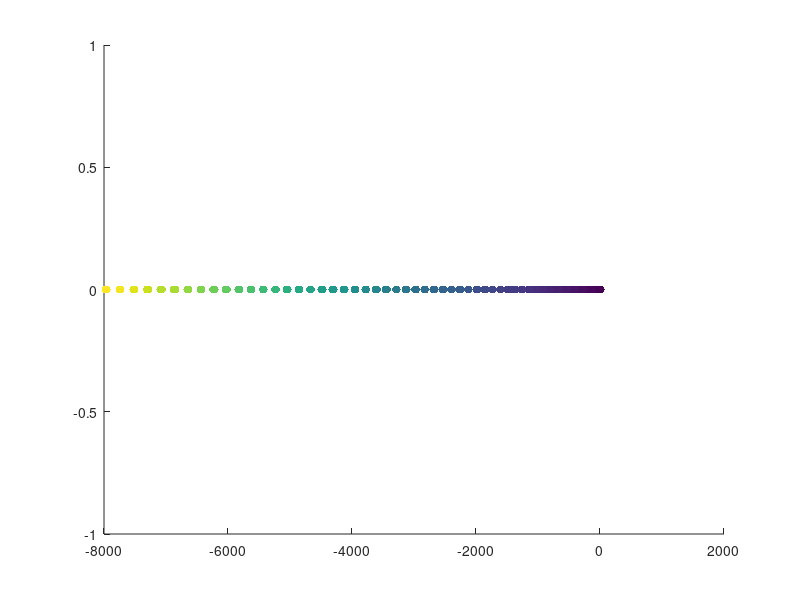

Reproduce this figure in MATLAB.
clc;                                               
clear all;

fprintf('algoritmo engambre de particulas(PSO)\n\n')
fprintf('Fx = -(x^5)+5*(x^3)+20*x-5\n')


%se inicalizan los valores constantes 
c1=1;
c2=1;

% funcion objetivo
Fx = @(x) -(x^5)+5*(x^3)+20*x-5;


%1. posiciones iniciales 
x1(1) = -2.0;
x2(1) = 0.0;
x3(1) = 1.0;
x4(1) = 3.0;

fprintf('\n1. posiciones iniciales\n x1(1)=-2\n x2(1)=0\n x3(1)=1\n x4(1)=3\n\n')

%2. evaluar primer fitness
f1(1) = Fx(x1(1));
f2(1) = Fx(x2(1));
f3(1) = Fx(x3(1));
f4(1) = Fx(x4(1));

fprintf('2. fitness inicial\n f1(%.0f)=%.4f',1,f1(1));
fprintf('\n f2(%.0f)=%.4f',1,f2(1));
fprintf('\n f3(%.0f)=%.4f',1,f3(1));
fprintf('\n f4(%.0f)=%.4f\n',1,f4(1));



%condicion inicial para encontrar el mejor pbest
fi1=f1(1);
fi2=f1(1);
fi3=f1(1);
fi4=f1(1);
pbest1=x1(1);
pbest2=x2(1);
pbest3=x3(1);
pbest4=x4(1);

%3. velocidad inicial
v1(1)=0;
v2(1)=0;
v3(1)=0;
v4(1)=0;

fprintf('\n3. velocidad inicial\n v1(%.0f)=%.4f',1,v1(1));
fprintf('\n v2(%.0f)=%.4f',1,v2(1));
fprintf('\n v3(%.0f)=%.4f',1,v3(1));
fprintf('\n v4(%.0f)=%.4f\n',1,v4(1));


% 4. a.hallar mejor valor historico pbest

for x=2:100
    
     fprintf('\n\niteracion numero %.0f\n\n',x-1);
     
     for y=2:x
        if(f1(y-1)>fi1)
        fi1=f1(y-1);
        pbest1 = x1(y-1);
        end 
        if(f2(y-1)>fi2)
        fi2=f2(y-1);
        pbest2 = x2(y-1);
        end 
        if(f3(y-1)>fi3)
        fi3=f3(y-1);
        pbest3 = x3(y-1);
        end 
        if(f4(y-1)>fi4)
        fi4=f4(y-1);
        pbest4 = x4(y-1);
        end  
     end
     
     fprintf('\n4.\n a. hallar pbest \n pbest1=%.4f',pbest1);
     fprintf('\n pbest2=%.4f',pbest2);
     fprintf('\n pbest3=%.4f',pbest3);
     fprintf('\n pbest4=%.4f\n',pbest4);
   
    
    % hallar gbest
    
    best=Fx(pbest1);
    gbest=pbest1;
    
    if(Fx(pbest2)>best)
        best=Fx(pbest2);
        gbest=pbest2;
    end
    if(Fx(pbest3)>best)
        best=Fx(pbest3);
        gbest=pbest3;
 	  end
    if(Fx(pbest4)>best)
        best=Fx(pbest4);
        gbest=pbest4;
    end
    
    fprintf('\n hallar gbest \n gbest=%.4f\n',gbest);
    
    %hallar las probabilidades aleatorias r1 y r2 
    
    r1=rand(1);
    r2=rand(1);
    
     fprintf('\n b. hallar r1 y r2 \n r1=%.4f\n r2=%.4f\n',r1,r2);
    
    % b. hallar la velocidad
    
    v1(x)=v1(x-1)+c1*r1*(pbest1-x1(x-1))+c2*r2*(gbest-x1(x-1));
    v2(x)=v2(x-1)+c1*r1*(pbest2-x2(x-1))+c2*r2*(gbest-x2(x-1));
    v3(x)=v3(x-1)+c1*r1*(pbest3-x3(x-1))+c2*r2*(gbest-x3(x-1));
    v4(x)=v4(x-1)+c1*r1*(pbest4-x4(x-1))+c2*r2*(gbest-x4(x-1));
    
  
    fprintf('\n3. hallar velocidad \n v1(%.0f)=%.4f',x-1,v1(x));
    fprintf('\n v2(%.0f)=%.4f',x-1,v2(x));
    fprintf('\n v3(%.0f)=%.4f',x-1,v3(x));
    fprintf('\n v4(%.0f)=%.4f\n',x-1,v4(x));

    %c. nuevos valores de x
    
    x1(x)=x1(x-1)+v1(x);
    x2(x)=x2(x-1)+v2(x);
    x3(x)=x3(x-1)+v3(x);
    x4(x)=x4(x-1)+v4(x);
    
    fprintf('\n3. hallar nuevos valores de x\n x1(%.0f)=%.4f',x,x1(x));
    fprintf('\n x2(%.0f)=%.4f',x,x2(x));
    fprintf('\n x3(%.0f)=%.4f',x,x3(x));
    fprintf('\n x4(%.0f)=%.4f\n',x,x4(x));
    
    % 5. evaluar los nuevos fitnes 
    
        f1(x) = Fx(x1(x));
        f2(x) = Fx(x2(x));
        f3(x) = Fx(x3(x));
        f4(x) = Fx(x4(x));
        
    fprintf('\n2. hallar los nuevos fitness \n f1(%.0f)=%.4f',x,f1(x));
    fprintf('\n f2(%.0f)=%.4f',x,f2(x));
    fprintf('\n f3(%.0f)=%.4f',x,f3(x));
    fprintf('\n f4x(%.0f)=%.4f\n',x,f4(x));
    l = [x1 x2 x3 x4];
    
end
scatter(l, zeros(x * 4, 1)', [],  sqrt (l.^2 + 0^2), 'filled')

